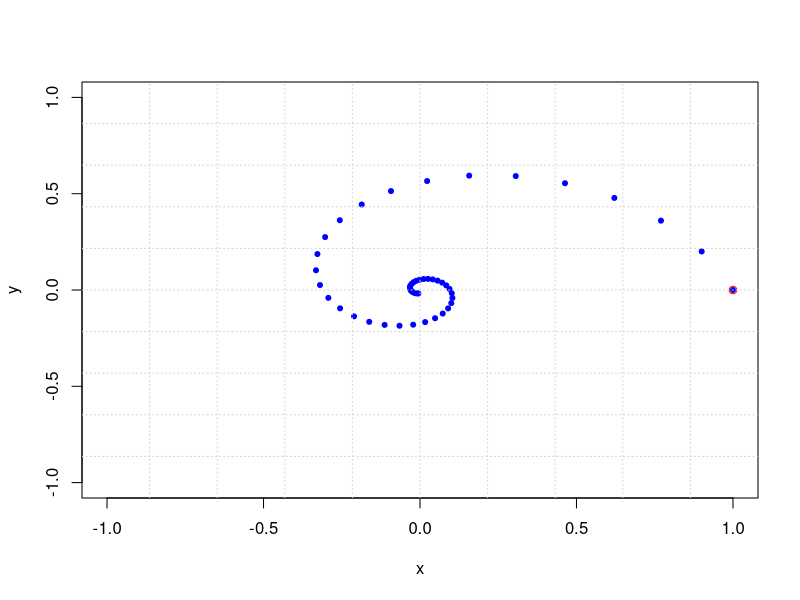
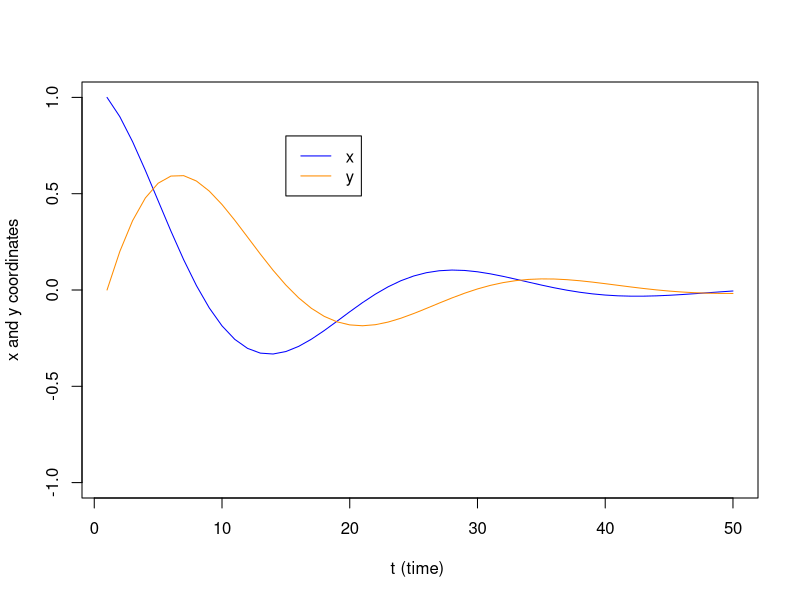
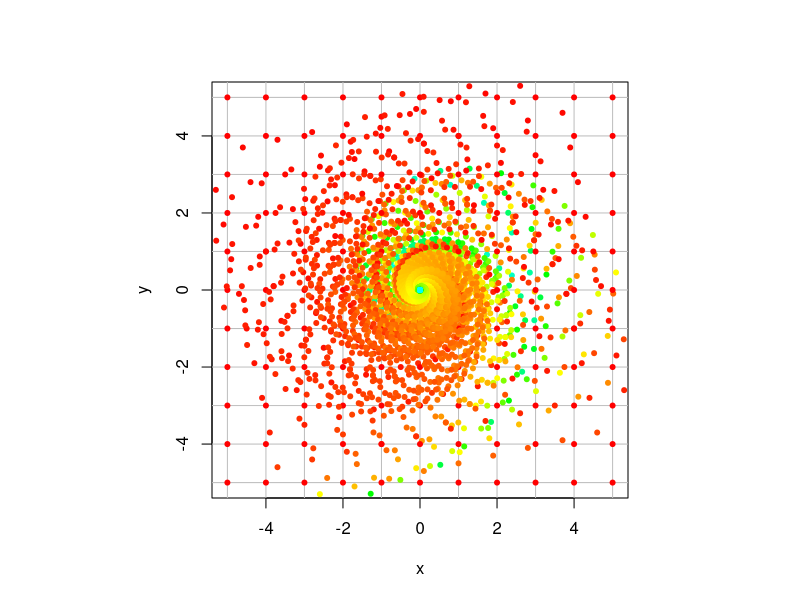
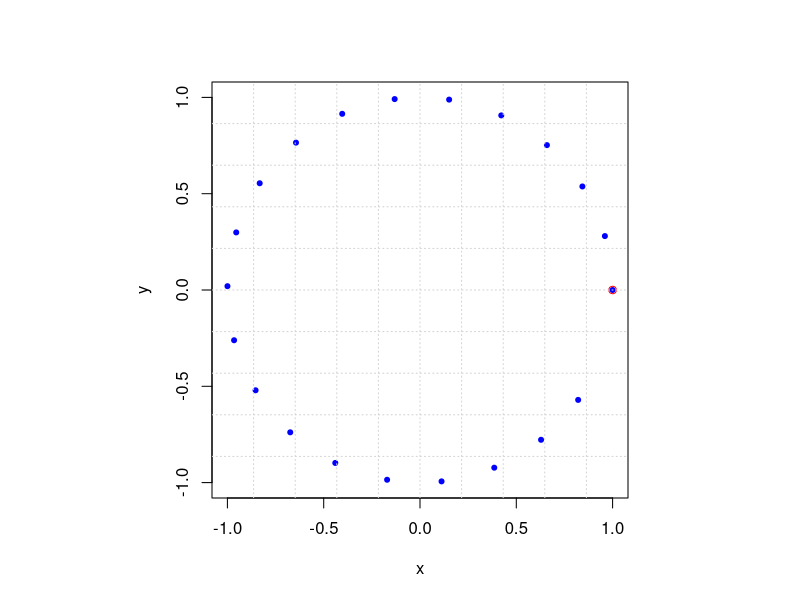
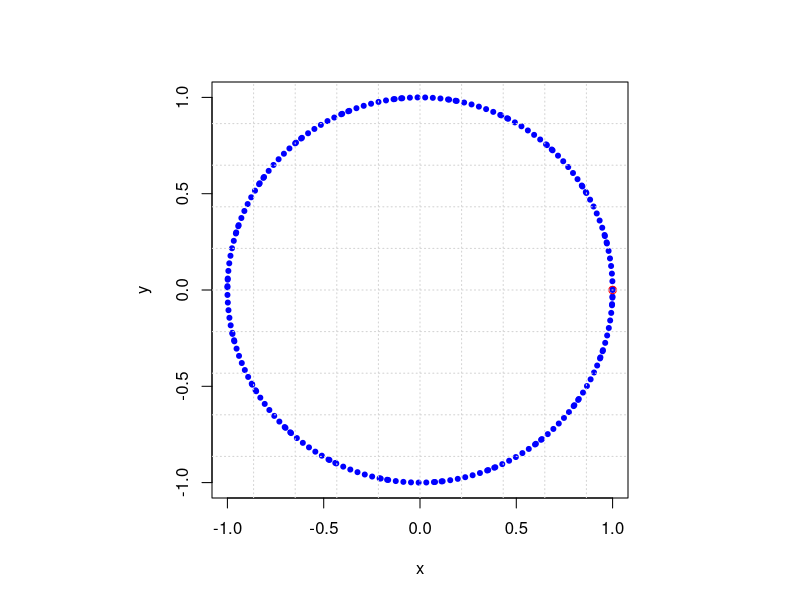
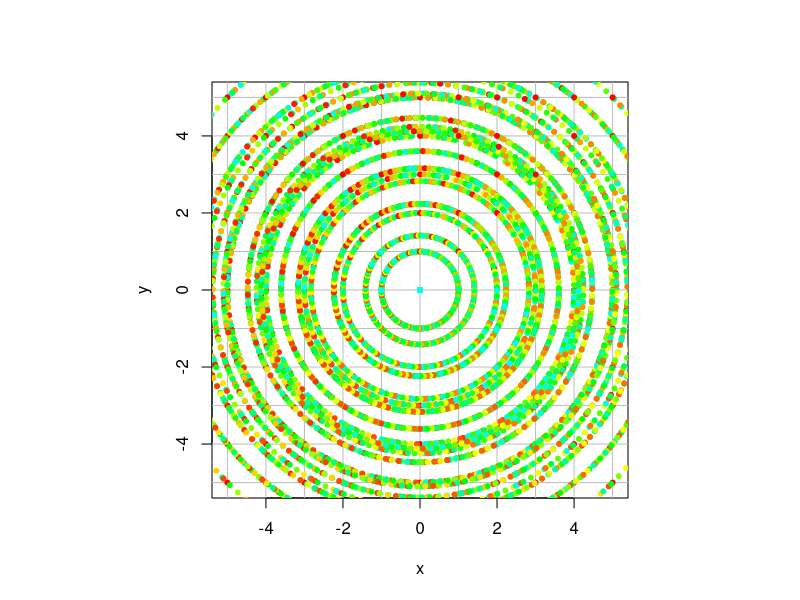
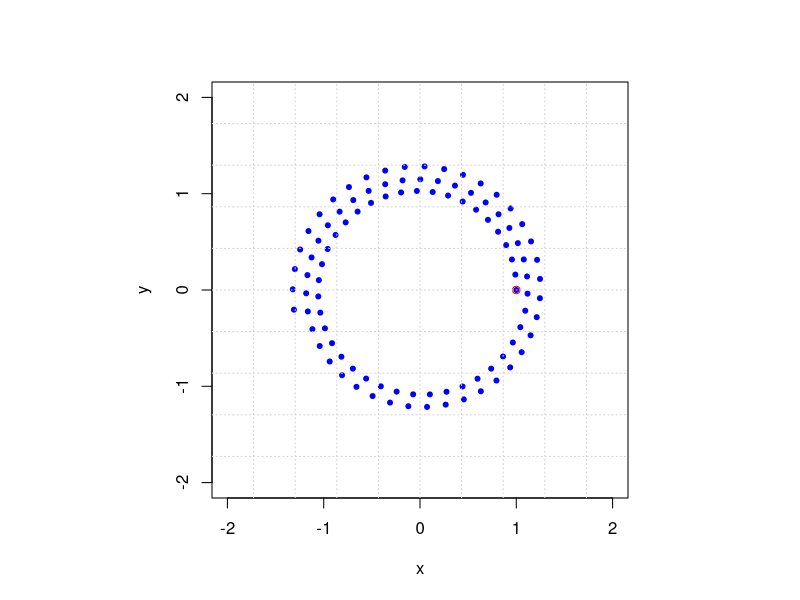
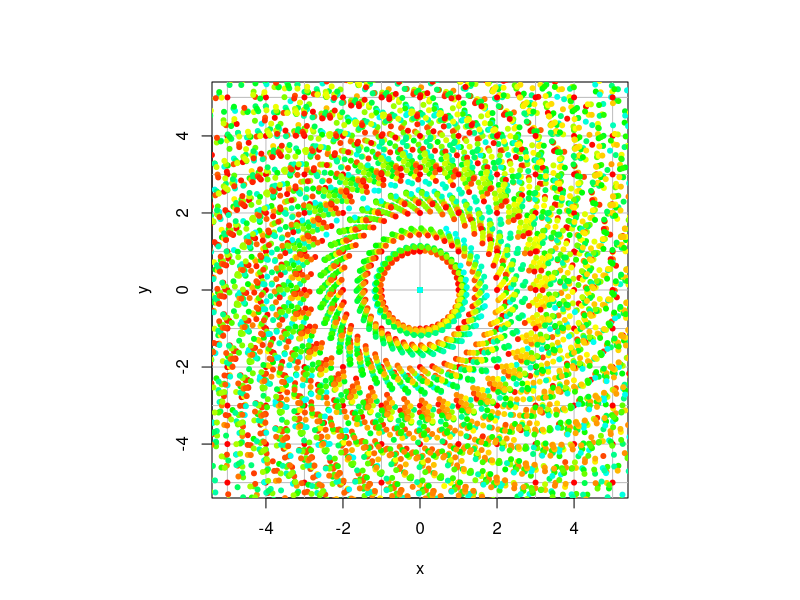

The R script that drew these images, in order:
## ---- chunk 1
(A = cbind(c(.9,.2),c(-.2,.9)))
## ---- chunk 2
eigen(A)
## ---- chunk 3
vals = eigen(A)$values
v1 = vals[1]
Arg(v1)  # gives the argument, or angle, of a complex number (in radians)
Arg(v1) / (2*pi) * 360 # convert to degrees
## ---- chunk 4
atan(.2/.9)  
## ---- chunk 5
Mod(v1) # gives the length of a complex number
## ---- chunk 6
sqrt(.9^2 + .2^2)  
## ---- chunk 7

N = 50
start = c(1,0)
X = matrix(0,nrow=2,ncol=N)
X[,1] = start
for (i in 2:N) {X[,i] = A %*% X[,i-1]}

plot(X[1,],X[2,],col='blue',xlim=c(-1,1),ylim=c(-1,1),xlab='x',ylab='y',pch=20,cex=1)
points(start[1],start[2],col="red")
grid(nx=10,ny=10)
## ---- chunk 8
t = seq(1,N)
plot(t,X[1,],type='l',col='blue',ylim=c(-1,1),ylab="x and y coordinates",xlab="t (time) ")
lines(t,X[2,],col='darkorange')
legend(15, 0.8, legend=c("x", "y"), col=c("blue", "darkorange"), lty=1)
## ---- chunk 9
get_traj <- function(mat, x0, num) {
  traj = cbind(x0) 
  num
  for (i in 1:num) {
    traj = cbind(traj, mat %*% traj[,dim(traj)[2]])
    traj
  }
  return(traj)
}

plot_traj <- function(mat, x0, num) {
  traj = get_traj(mat,x0,num)
  points(traj[1,],traj[2,], pch=20, col=rainbow(length(traj)))
}

trajectory_plot <- function(mat, t=20, datamax=5, plotmax=10, numpoints=10, showEigenspaces=TRUE) {
  # initialize plot
  par(pty = "s")
  plot(c(0),c(0),type="n",
       xlim=c(-plotmax,plotmax),ylim=c(-plotmax,plotmax),
       xlab='x', ylab='y')
  abline(h=-plotmax:plotmax, v=-plotmax:plotmax, col="gray")
  mygrid <- expand.grid(x=seq(from = -datamax, by = 2*datamax/numpoints, l = numpoints+1),
                      y=seq(from =  -datamax, by = 2*datamax/numpoints, l = numpoints+1))
  for (t in 1:dim(mygrid)[1]) {
    plot_traj(A,c(mygrid[t,1],mygrid[t,2]),t)
  }
  if (showEigenspaces) {
    eigen = eigen(A)
    #mylabel = cat('lambda=', eigen$values[1], 'and lambda=', eigen$values[2])
    #title(xlab=mylabel)
    v1 = zapsmall(eigen$vectors[,1])
    v2 = zapsmall(eigen$vectors[,2])
    if (! class(v1[1]) == "complex") {
      if (v1[1] == 0) {
        abline(v=0)
      } else {
        abline(a=0,b=v1[2]/v1[1], col="blue")
      } 
      
      if (v2[1] == 0) {
        abline(v=0)
      } else {
        abline(a=0,b=v2[2]/v2[1], col="blue")
      }   
    }
    
  }
}
## ---- chunk 10
trajectory_plot(A, t=30, datamax=5, plotmax=5, numpoints=10)
## ---- chunk 11
(A = cbind(c(.96,.28),c(-.28,.96)))
eigen(A)
## ---- chunk 12
vals = eigen(A)$values
v1 = vals[1]
Arg(v1)  # gives the argument, or angle, of a complex number (in radians)
Arg(v1) / (2*pi) * 360 # convert to degrees
Mod(v1)  # gives the length of a complex number
## ---- chunk 13
# plot
N = 21
start = c(1,0)
X = matrix(0,nrow=2,ncol=N)
X[,1] = start
for (i in 2:N) {X[,i] = A %*% X[,i-1]}

plot(X[1,],X[2,],col='blue',xlim=c(-1,1),ylim=c(-1,1),xlab='x',ylab='y',pch=20,cex=1)
points(start[1],start[2],col="red")
grid(nx=10,ny=10)
## ---- chunk 14
# plot
N = 200
start = c(1,0)
X = matrix(0,nrow=2,ncol=N)
X[,1] = start
for (i in 2:N) {X[,i] = A %*% X[,i-1]}

plot(X[1,],X[2,],col='blue',xlim=c(-1,1),ylim=c(-1,1),xlab='x',ylab='y',pch=20,cex=1)
points(start[1],start[2],col="red")
grid(nx=10,ny=10)
## ---- chunk 15
trajectory_plot(A, t=30, datamax=5, plotmax=5, numpoints=10)
## ---- chunk 16
(A = cbind(c(.99,.16),c(-.16,.99)))
eigen(A)
vals = eigen(A)$values
v1 = vals[1]
Arg(v1) / (2*pi) * 360 # convert to degrees
Mod(v1)  # gives the length of a complex number
## ---- chunk 17
# plot
N = 100
start = c(1,0)
X = matrix(0,nrow=2,ncol=N)
X[,1] = start
for (i in 2:N) {X[,i] = A %*% X[,i-1]}

plot(X[1,],X[2,],col='blue',xlim=c(-2,2),ylim=c(-2,2),xlab='x',ylab='y',pch=20,cex=1)
points(start[1],start[2],col="red")
grid(nx=10,ny=10)
## ---- chunk 18
trajectory_plot(A, t=100, datamax=5, plotmax=5, numpoints=10)
## ---- chunk 19
(A = cbind(c(1.19,0.29),c(-.38,.78)))
eigen(A)
## ---- chunk 20
vals = eigen(A)$values
v1 = vals[1]
Arg(v1) / (2*pi) * 360 # convert to degrees
Mod(v1)  # gives the length of a complex number
## ---- chunk 21
A = cbind(c(1.19,0.29),c(-.38,.78))
vecs = eigen(A)$vectors
u = Re(vecs[,1])
w = Im(vecs[,1])
N = 50
start = c(1,0)
X = matrix(0,nrow=2,ncol=N)
X[,1] = start
for (i in 2:N) {X[,i] = A %*% X[,i-1]}

plot(X[1,],X[2,],col='blue',xlim=c(-3,3),ylim=c(-3,3),xlab='x',ylab='y',pch=20,cex=1)
points(start[1],start[2],col="red")
lines(c(10*u[1],-10*u[1]),c(10*u[2],-10*u[2]),col="purple")
lines(c(10*w[1],-10*w[1]),c(10*w[2],-10*w[2]),col="purple")
grid(nx=10,ny=10)
## ---- chunk 22
vecs = eigen(A)$vectors
P = cbind(Im(vecs[,1]),Re(vecs[,2]))
P
solve(P) %*% A %*% P
## ---- chunk 23
A = cbind(c(0,0.18,0),c(0,0,.71),c(0.33,0,0.94))
eigen(A)
## ---- chunk 24
Mod(eigen(A)$values)
Arg(eigen(A)$values)/(2 *pi)*360
## ---- chunk 25
P = eigen(A)$vectors
zapsmall(solve(P) %*% A %*% P)
## ---- chunk 26
vecs = eigen(A)$vectors
P = Re(cbind(vecs[,1],Im(vecs[,2]),Re(vecs[,2])))
P
zapsmall(solve(P) %*% A %*% P)
## ---- chunk 27
A = cbind(c(0,0.18,0),c(0,0,.71),c(0.33,0,0.94)) # the population dynamics matrix
x0 = c(70,600,8) # the inital value
N = 15  # iterate N=100 times
X = matrix(0,nrow=nrow(A),ncol=N+1) # initialize an all 0 matrix to store values in
X[,1] = x0 # the first column is the initial population
for (i in 2:(N+1)) {  # loopn from 2 to N+1
  X[,i] = A %*% X[,i-1] # Apply A to column i-1 and put the value in column i
}
tot = X[1,] + X[2,] + X[3,]
t = seq(1,N+1)
plot(t,X[1,],type='l',col='blue',ylim=c(0,800),ylab="population",xlab="year",main="Spotted Owl Population")
points(t,X[1,],col='blue',pch=20,cex=.8)
lines(t,X[2,],col='orange')
points(t,X[2,],col='orange',pch=20,cex=.8)
lines(t,X[3,],col='red')
points(t,X[3,],col='red',pch=20,cex=.8)
points(t,tot,col='black',pch=20,cex=.8)
lines(t,tot,col='black')
legend(8,750, legend=c("juvenile", "subadults", "adults","total"), col=c('blue','orange','red','black'), lty=1)
